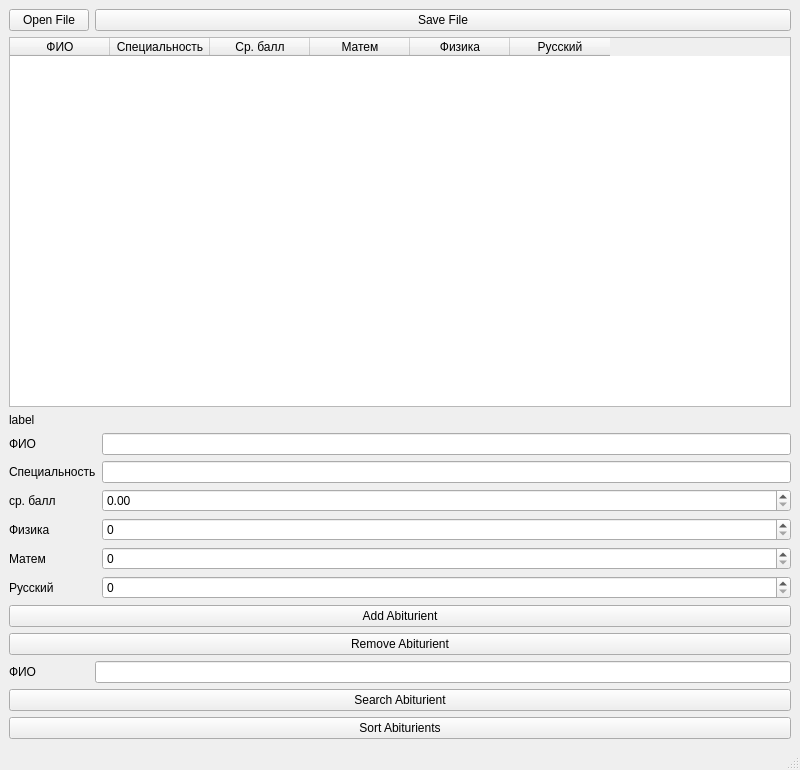
<?xml version="1.0" encoding="UTF-8"?>
<ui version="4.0">
 <class>MainWindow</class>
 <widget class="QMainWindow" name="MainWindow">
  <property name="geometry">
   <rect>
    <x>0</x>
    <y>0</y>
    <width>800</width>
    <height>770</height>
   </rect>
  </property>
  <property name="minimumSize">
   <size>
    <width>800</width>
    <height>600</height>
   </size>
  </property>
  <property name="windowTitle">
   <string>MainWindow</string>
  </property>
  <widget class="QWidget" name="centralwidget">
   <layout class="QGridLayout" name="gridLayout">
    <item row="7" column="0" colspan="2">
     <widget class="QPushButton" name="pushButtonRemove">
      <property name="text">
       <string>Remove Abiturient</string>
      </property>
     </widget>
    </item>
    <item row="2" column="0" colspan="2">
     <widget class="QLabel" name="label">
      <property name="minimumSize">
       <size>
        <width>200</width>
        <height>0</height>
       </size>
      </property>
      <property name="text">
       <string>label</string>
      </property>
     </widget>
    </item>
    <item row="9" column="0" colspan="2">
     <widget class="QPushButton" name="pushButtonSearch">
      <property name="text">
       <string>Search Abiturient</string>
      </property>
     </widget>
    </item>
    <item row="1" column="0" colspan="2">
     <widget class="QTableWidget" name="tableWidget">
      <property name="editTriggers">
       <set>QAbstractItemView::NoEditTriggers</set>
      </property>
      <property name="selectionMode">
       <enum>QAbstractItemView::SingleSelection</enum>
      </property>
      <property name="selectionBehavior">
       <enum>QAbstractItemView::SelectRows</enum>
      </property>
      <column>
       <property name="text">
        <string>ФИО</string>
       </property>
      </column>
      <column>
       <property name="text">
        <string>Специальность</string>
       </property>
      </column>
      <column>
       <property name="text">
        <string>Ср. балл</string>
       </property>
      </column>
      <column>
       <property name="text">
        <string>Матем</string>
       </property>
      </column>
      <column>
       <property name="text">
        <string>Физика</string>
       </property>
      </column>
      <column>
       <property name="text">
        <string>Русский</string>
       </property>
      </column>
     </widget>
    </item>
    <item row="0" column="1">
     <widget class="QPushButton" name="saveFile">
      <property name="text">
       <string>Save File</string>
      </property>
     </widget>
    </item>
    <item row="3" column="0" colspan="2">
     <layout class="QFormLayout" name="formLayout">
      <item row="0" column="1">
       <widget class="QLineEdit" name="FIO"/>
      </item>
      <item row="0" column="0">
       <widget class="QLabel" name="label_2">
        <property name="text">
         <string>ФИО</string>
        </property>
       </widget>
      </item>
      <item row="1" column="0">
       <widget class="QLabel" name="label_3">
        <property name="text">
         <string>Специальность</string>
        </property>
       </widget>
      </item>
      <item row="2" column="0">
       <widget class="QLabel" name="label_4">
        <property name="text">
         <string>ср. балл</string>
        </property>
       </widget>
      </item>
      <item row="3" column="0">
       <widget class="QLabel" name="label_5">
        <property name="text">
         <string>Физика</string>
        </property>
       </widget>
      </item>
      <item row="4" column="0">
       <widget class="QLabel" name="label_6">
        <property name="text">
         <string>Матем</string>
        </property>
       </widget>
      </item>
      <item row="5" column="0">
       <widget class="QLabel" name="label_7">
        <property name="text">
         <string>Русский</string>
        </property>
       </widget>
      </item>
      <item row="1" column="1">
       <widget class="QLineEdit" name="Spetiality"/>
      </item>
      <item row="2" column="1">
       <widget class="QDoubleSpinBox" name="ball">
        <property name="maximum">
         <double>10.000000000000000</double>
        </property>
       </widget>
      </item>
      <item row="3" column="1">
       <widget class="QSpinBox" name="physics">
        <property name="maximum">
         <number>100</number>
        </property>
       </widget>
      </item>
      <item row="4" column="1">
       <widget class="QSpinBox" name="math">
        <property name="maximum">
         <number>100</number>
        </property>
       </widget>
      </item>
      <item row="5" column="1">
       <widget class="QSpinBox" name="russian">
        <property name="maximum">
         <number>100</number>
        </property>
       </widget>
      </item>
     </layout>
    </item>
    <item row="6" column="0" colspan="2">
     <widget class="QPushButton" name="pushButtonAdd">
      <property name="text">
       <string>Add Abiturient</string>
      </property>
     </widget>
    </item>
    <item row="10" column="0" colspan="2">
     <widget class="QPushButton" name="pushButtonSort">
      <property name="text">
       <string>Sort Abiturients</string>
      </property>
     </widget>
    </item>
    <item row="0" column="0">
     <widget class="QPushButton" name="openFile">
      <property name="text">
       <string>Open File</string>
      </property>
     </widget>
    </item>
    <item row="8" column="0">
     <widget class="QLabel" name="label_8">
      <property name="text">
       <string>ФИО</string>
      </property>
     </widget>
    </item>
    <item row="8" column="1">
     <widget class="QLineEdit" name="FIO_search"/>
    </item>
   </layout>
  </widget>
  <widget class="QMenuBar" name="menubar">
   <property name="geometry">
    <rect>
     <x>0</x>
     <y>0</y>
     <width>800</width>
     <height>30</height>
    </rect>
   </property>
  </widget>
  <widget class="QStatusBar" name="statusbar"/>
 </widget>
 <resources/>
 <connections/>
</ui>
